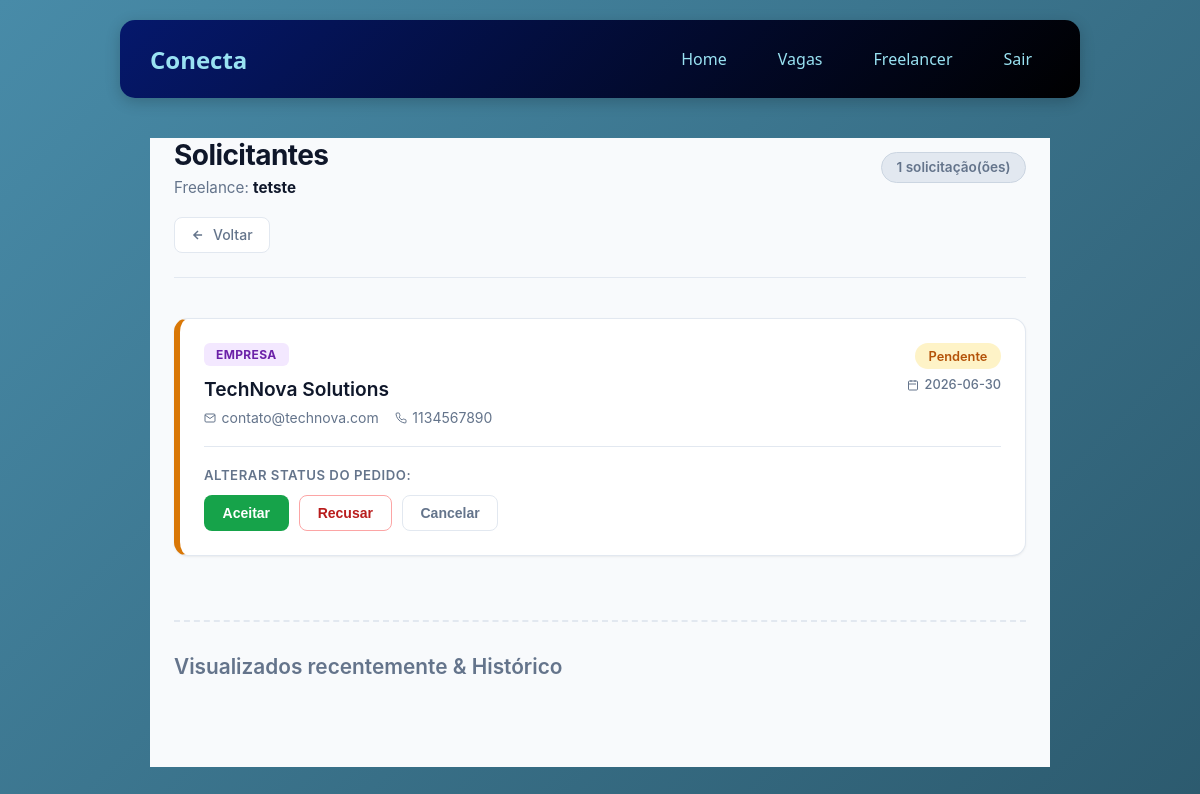
/freelancer/2/solicitantes (signed in), run on the app's committed database.
### tables this page shows
CREATE TABLE freelancers (
    id_freelancer INTEGER PRIMARY KEY AUTOINCREMENT,
    id_funcionario INTEGER NOT NULL,
    profissao TEXT,
    servico_oferecido TEXT,
    preco_medio REAL,
    disponibilidade TEXT DEFAULT 'disponivel',
    total_avaliacoes INTEGER DEFAULT 0,
    data_cadastro TIMESTAMP DEFAULT CURRENT_TIMESTAMP,
    FOREIGN KEY (id_funcionario) REFERENCES funcionarios(id_funcionario) ON DELETE CASCADE
);

CREATE TABLE empresas (
        id_empresa INTEGER PRIMARY KEY AUTOINCREMENT, 
        nome TEXT,
        endereco TEXT,
        email TEXT,
        senha TEXT,
        telefone TEXT,
        cnpj TEXT NOT NULL UNIQUE
    );

CREATE TABLE contratacoes(
    id_contratacao INTEGER PRIMARY KEY AUTOINCREMENT,
    id_freelancer INTEGER NOT NULL,
    id_contratante INTEGER NOT NULL,
    tipo_contratante TEXT NOT NULL DEFAULT 'empresa'
        CHECK(tipo_contratante IN ('empresa','funcionario')),
    data_contratacao TIMESTAMP DEFAULT CURRENT_TIMESTAMP,
    status TEXT DEFAULT 'pendente'
        CHECK(status IN ('pendente','aceito','recusado','concluido','cancelado')),
    data_conclusao TIMESTAMP,
    FOREIGN KEY (id_freelancer)
        REFERENCES freelancers(id_freelancer)
        ON DELETE CASCADE
);

### routes/route_solicitante.py (the view)
@bp_solicitantes.route('/freelancer/<int:id_freelancer>/solicitantes')
def ver_solicitantes(id_freelancer):
    if 'usuario_id' not in session:
        return redirect('/')
    if session.get('tipo') != 'funcionario':
        flash('Acesso não permitido.', 'erro')
        return redirect(url_for('home.home_pag'))
    id_funcionario = session['usuario_id']
    freelance = FreelancerCRUD.buscar_por_id(id_freelancer)
    if not freelance or freelance['id_funcionario'] != id_funcionario:
        flash('Freelancer não encontrado ou sem permissão.', 'erro')
        return redirect(url_for('home.home_pag'))
    solicitantes = ContratacaoCRUD.listar_solicitantes(id_freelancer)
    return render_template(
        'home/ver_solicitantes.html',
        freelance=freelance,
        solicitantes=solicitantes
    )

### CRUDs/crud_freelancer.py (called while the page is built)
    @staticmethod
    def buscar_por_id(id_freelancer):
        conn = get_connection()
        try:
            cursor = conn.cursor()
            cursor.execute('''
                SELECT * FROM freelancers WHERE id_freelancer = ?
            ''', (id_freelancer,))
            return cursor.fetchone()
        finally:
            conn.close()

### database/connect.py (called while the page is built)
def get_connection():
    conn = sqlite3.connect(Config.DB_PATH) # cria conexão
    conn.execute("PRAGMA foreign_keys = ON;") # ativa foreign keys
    conn.row_factory = sqlite3.Row  # retorna dicionário ao invés de tupla
    return conn # retorna conexão

### templates/home/ver_solicitantes.html (shortened to what this page needs)
{% extends "menu.html" %}
{% block content %}
<link rel="stylesheet" href="{{ url_for('static', filename='css/home/ver_solicitantes.css') }}">
<div class="solicitantes-page">
   <div class="solicitantes-header">
        <div class="solicitantes-titulo-bloco">
            <div class="solicitantes-titulo">
                <h1>Solicitantes</h1>
                <p class="subtitulo">Freelance: <strong>{{ freelance.profissao }}</strong></p>
            </div>
            <span class="total-badge">{{ solicitantes|length }} solicitação(ões)</span>
        </div>
        <a href="{{ url_for('home.home_pag') }}" class="btn-voltar">
            <svg width="14" height="14" viewBox="0 0 24 24" fill="none" stroke="currentColor" stroke-width="2.5"><path d="M19 12H5M12 19l-7-7 7-7"/></svg>
            Voltar
        </a>
    </div>
    {% if solicitantes %}
        <div class="solicitantes-lista">
            {% for s in solicitantes if s.status != 'recusado' and s.status != 'cancelado' and s.status != 'concluido' %}
            <div class="solicitante-card status-borda-{{ s.status }}">
                <div class="solicitante-topo">
                    <div class="solicitante-identidade">
                        <span class="tipo-badge tipo-{{ s.tipo_contratante }}">
                            {% if s.tipo_contratante == 'empresa' %}Empresa{% else %}Funcionário{% endif %}
                        </span>
                        <h3 class="solicitante-nome">{{ s.nome_contratante }}</h3>
                        <div class="solicitante-contatos">
                            <span class="solicitante-email">
                                <svg width="12" height="12" viewBox="0 0 24 24" fill="none" stroke="currentColor" stroke-width="2"><path d="M4 4h16c1.1 0 2 .9 2 2v12c0 1.1-.9 2-2 2H4c-1.1 0-2-.9-2-2V6c0-1.1.9-2 2-2z"/><polyline points="22,6 12,13 2,6"/></svg>
                                {{ s.email_contratante }}
                            </span>
                            <span class="solicitante-telefone">
                                {{ s.telefone_contratante }}
                            </span>
                        </div>
                    </div>
                    <div class="solicitante-meta">
                        <span class="status-pill status-{{ s.status }}">
                            {% if s.status == 'pendente' %}Pendente
                            {% elif s.status == 'aceito' %}Aceito
                            {% endif %}
                        </span>
                        <span class="data-solicitacao">
                            <svg width="12" height="12" viewBox="0 0 24 24" fill="none" stroke="currentColor" stroke-width="2"><rect x="3" y="4" width="18" height="18" rx="2" ry="2"/><line x1="16" y1="2" x2="16" y2="6"/><line x1="8" y1="2" x2="8" y2="6"/><line x1="3" y1="10" x2="18" y2="10"/></svg>
                            {{ s.data_contratacao[:10] }}
                        </span>
                    </div>
                </div>
                <div class="solicitante-acoes">
                    <form method="POST"
                          action="{{ url_for('solicitantes.atualizar_status', id_contratacao=s.id_contratacao) }}"
                          class="form-status">
                        <label class="label-status">Alterar status do pedido:</label>
                        <div class="status-botoes">
                            {% if s.status != 'aceito' %}
                            <button type="submit" name="status" value="aceito" class="btn-status btn-aceitar">Aceitar</button>
                            {% endif %}
                            {% if s.status != 'recusado' %}
                            <button type="submit" name="status" value="recusado" class="btn-status btn-recusar">Recusar</button>
                            {% endif %}
                            {% if s.status not in ('cancelado', 'concluido') %}
                            <button type="submit" name="status" value="cancelado" class="btn-status btn-cancelar" onclick="return confirm('Cancelar esta contratação?')">Cancelar</button>
                            {% endif %}
                        </div>
                    </form>
                </div>
            </div>
            {% endfor %}
        </div>
    {% else %}
        <div class="sem-solicitantes">
            <p>Nenhum solicitante ativo para este freelance no momento.</p>
        </div>
    {% endif %}
    <div class="excluidos-secao">
        <h2 class="excluidos-titulo">Visualizados recentemente & Histórico</h2>
    </div>
</div>
{% endblock %}

### static/css/home/homef.css (style rules this page uses)
* { margin: 0; padding: 0; box-sizing: border-box; }
body { font-family: 'Segoe UI', Tahoma, Geneva, Verdana, sans-serif; background: linear-gradient(135deg, #488BA8 0%, #2c5a6e 100%); min-height: 100vh; }
.btn-salvar, .btn-cancelar { border: none; padding: 10px 20px; border-radius: 8px; cursor: pointer; font-weight: 600; color: white; }
.btn-cancelar { background: #999; }

### data on the page
freelancers: profissao "tetste"
empresas: nome_contratante "TechNova Solutions", email_contratante "contato@technova.com", telefone_contratante "1134567890"
contratacoes: status "pendente" (drawn), data_contratacao "2026-06-30"

### other printed values
{{ solicitantes|length }} "1"
